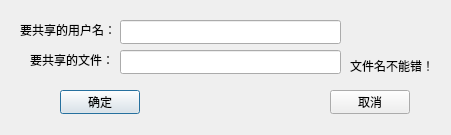
<?xml version="1.0" encoding="UTF-8"?>
<ui version="4.0">
 <class>share</class>
 <widget class="QDialog" name="share">
  <property name="geometry">
   <rect>
    <x>0</x>
    <y>0</y>
    <width>451</width>
    <height>135</height>
   </rect>
  </property>
  <property name="windowTitle">
   <string>Dialog</string>
  </property>
  <widget class="QLineEdit" name="user_name_edit">
   <property name="geometry">
    <rect>
     <x>120</x>
     <y>20</y>
     <width>221</width>
     <height>24</height>
    </rect>
   </property>
  </widget>
  <widget class="QLabel" name="label">
   <property name="geometry">
    <rect>
     <x>20</x>
     <y>20</y>
     <width>101</width>
     <height>21</height>
    </rect>
   </property>
   <property name="text">
    <string>&lt;html&gt;&lt;head/&gt;&lt;body&gt;&lt;p&gt;要共享的用户名：&lt;/p&gt;&lt;/body&gt;&lt;/html&gt;</string>
   </property>
  </widget>
  <widget class="QPushButton" name="pushButton">
   <property name="geometry">
    <rect>
     <x>60</x>
     <y>90</y>
     <width>80</width>
     <height>24</height>
    </rect>
   </property>
   <property name="text">
    <string>确定</string>
   </property>
  </widget>
  <widget class="QPushButton" name="pushButton_2">
   <property name="geometry">
    <rect>
     <x>330</x>
     <y>90</y>
     <width>80</width>
     <height>24</height>
    </rect>
   </property>
   <property name="text">
    <string>取消</string>
   </property>
  </widget>
  <widget class="QLabel" name="label_2">
   <property name="geometry">
    <rect>
     <x>30</x>
     <y>50</y>
     <width>91</width>
     <height>20</height>
    </rect>
   </property>
   <property name="text">
    <string>&lt;html&gt;&lt;head/&gt;&lt;body&gt;&lt;p&gt;要共享的文件：&lt;/p&gt;&lt;/body&gt;&lt;/html&gt;</string>
   </property>
  </widget>
  <widget class="QLineEdit" name="file_name_edit">
   <property name="geometry">
    <rect>
     <x>120</x>
     <y>50</y>
     <width>221</width>
     <height>24</height>
    </rect>
   </property>
  </widget>
  <widget class="QLabel" name="label_3">
   <property name="geometry">
    <rect>
     <x>350</x>
     <y>50</y>
     <width>91</width>
     <height>31</height>
    </rect>
   </property>
   <property name="text">
    <string>文件名不能错！</string>
   </property>
  </widget>
 </widget>
 <resources/>
 <connections/>
</ui>
